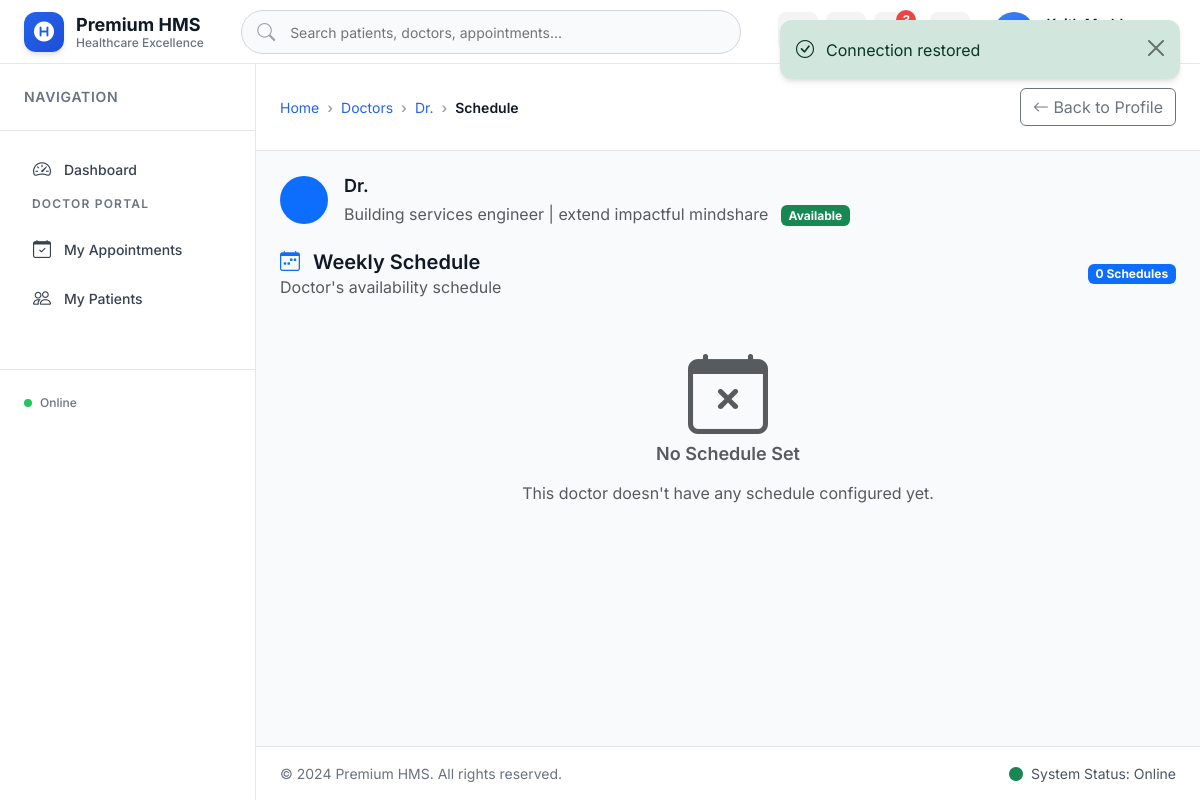
Screenshot of /doctors/1/schedule/ (signed in) with the database file from the repository.
### core/models.py (models this page shows, shortened)
class User(AbstractBaseUser, PermissionsMixin):
    ROLES = (
        ('ADMIN', 'Admin'),
        ('DOCTOR', 'Doctor'),
        ('PATIENT', 'Patient')
    )
    email = models.EmailField(_('email address'), unique=True)
    first_name = models.CharField(_('first name'), max_length=150, blank=True)
    last_name = models.CharField(_('last name'), max_length=150, blank=True)
    role = models.CharField(max_length=7, choices=ROLES, default='PATIENT')
    phone_number = models.CharField(max_length=20, blank=True)
    birth_date = models.DateField(null=True, blank=True)
    address = models.TextField(blank=True)
    is_staff = models.BooleanField(default=False)
    is_active = models.BooleanField(default=True)
    date_joined = models.DateTimeField(auto_now_add=True)
    USERNAME_FIELD = 'email'
    REQUIRED_FIELDS = []
    objects = UserManager()
    def get_full_name(self):
        return f"{self.first_name} {self.last_name}".strip()

### doctors/models.py (models this page shows, shortened)
class DoctorProfile(models.Model):
    SPECIALIZATIONS = [
        ('CARDIOLOGY', 'Cardiology'),
        ('NEUROLOGY', 'Neurology'),
        ('PEDIATRICS', 'Pediatrics'),
        ('ORTHOPEDICS', 'Orthopedics'),
        ('DERMATOLOGY', 'Dermatology'),
        ('OPHTHALMOLOGY', 'Ophthalmology'),
        ('GYNECOLOGY', 'Gynecology'),
        ('PSYCHIATRY', 'Psychiatry'),
        ('GENERAL', 'General Medicine'),
        ('SURGERY', 'General Surgery'),
        ('ENT', 'Ear, Nose & Throat'),
        ('DENTISTRY', 'Dentistry'),
    ]
    user = models.OneToOneField(
        settings.AUTH_USER_MODEL,
        on_delete=models.CASCADE,
        related_name='doctor_profile'
    )
    doctor_id = models.CharField(max_length=10, unique=True, editable=False)
    specialization = models.CharField(max_length=20, choices=SPECIALIZATIONS)
    department = models.ForeignKey(
        Department,
        on_delete=models.CASCADE,
        related_name='doctor_profiles'
    )
    license_number = models.CharField(max_length=50, unique=True)
    experience_years = models.PositiveIntegerField(default=0)
    qualification = models.CharField(max_length=200)
    consultation_fee = models.DecimalField(max_digits=10, decimal_places=2, default=0.00)
    bio = models.TextField(blank=True, help_text="Brief description about the doctor")
    is_available = models.BooleanField(default=True)
    created_at = models.DateTimeField(auto_now_add=True)
    updated_at = models.DateTimeField(auto_now=True)
    class Meta:
        ordering = ['user__first_name', 'user__last_name']
        indexes = [
            models.Index(fields=['doctor_id']),
            models.Index(fields=['specialization']),
            models.Index(fields=['department']),
        ]

class Department(models.Model):
    name = models.CharField(max_length=100, unique=True)
    description = models.TextField(blank=True)
    head = models.ForeignKey(
        'DoctorProfile',
        on_delete=models.SET_NULL,
        null=True,
        blank=True,
        related_name='headed_departments'
    )
    created_at = models.DateTimeField(auto_now_add=True)
    class Meta:
        ordering = ['name']

### doctors/views.py (the view)
# urls.py: path('<int:pk>/schedule/', views.DoctorScheduleView.as_view(), name='doctor_schedule'),
class DoctorScheduleView(LoginRequiredMixin, TemplateView):
    template_name = 'doctors/doctor_schedule.html'
    def get_context_data(self, **kwargs):
        context = super().get_context_data(**kwargs)
        doctor = get_object_or_404(DoctorProfile, pk=self.kwargs['pk'])
        schedule = Schedule.objects.filter(
            doctor=doctor,
            is_active=True
        ).order_by('day_of_week', 'start_time')
        context.update({
            'doctor': doctor,
            'schedule': schedule,
            'weekdays': ['Monday', 'Tuesday', 'Wednesday', 'Thursday', 'Friday', 'Saturday', 'Sunday']
        })
        return context

### templates/doctors/doctor_schedule.html (shortened to what this page needs)
{% extends 'base.html' %}
{% load static %}
{% block breadcrumb %}
<li class="breadcrumb-item"><a href="{% url 'doctors:doctor_list' %}">Doctors</a></li>
<li class="breadcrumb-item"><a href="{% url 'doctors:doctor_detail' doctor.pk %}">Dr. {{ doctor.user.get_full_name }}</a></li>
<li class="breadcrumb-item active">Schedule</li>
{% endblock %}
{% block page_actions %}
<a href="{% url 'doctors:doctor_detail' doctor.pk %}" class="btn btn-outline-secondary">
    <i class="bi bi-arrow-left"></i> Back to Profile
</a>
{% endblock %}
{% block content %}
<div class="row">
    <div class="col-12">
        <div class="premium-card mb-4">
            <div class="card-body">
                <div class="d-flex align-items-center">
                    <div class="avatar-wrapper me-3">
                        <div class="avatar bg-primary text-white">
                        </div>
                    </div>
                    <div>
                        <h5 class="mb-1">Dr. {{ doctor.user.get_full_name }}</h5>
                        <p class="text-muted mb-0">
                            {{ doctor.specialization }} | {{ doctor.department.name }}
                            {% if doctor.is_available %}
                                <span class="badge bg-success ms-2">Available</span>
                            {% else %}
                                <span class="badge bg-secondary ms-2">Unavailable</span>
                            {% endif %}
                        </p>
                    </div>
                </div>
            </div>
        </div>
        <div class="premium-card">
            <div class="card-header">
                <div class="d-flex align-items-center justify-content-between">
                    <div>
                        <h4 class="card-title mb-0">
                            <i class="bi bi-calendar-week text-primary me-2"></i>
                            Weekly Schedule
                        </h4>
                        <p class="card-subtitle text-muted mb-0">Doctor's availability schedule</p>
                    </div>
                    <span class="badge bg-primary">{{ schedule|length }} Schedule{{ schedule|length|pluralize }}</span>
                </div>
            </div>
            <div class="card-body">
                {% if schedule %}
                    <div class="schedule-grid">
                        {% for day_name in weekdays %}
                        <div class="schedule-day">
                            <div class="day-header">
                                <h6 class="day-name">{{ day_name }}</h6>
                            </div>
                            <div class="day-schedule">
                                {% for slot in schedule %}
                                    {% if slot.get_day_of_week_display == day_name %}
                                    <div class="schedule-slot {% if slot.is_active %}active{% else %}inactive{% endif %}">
                                        <div class="slot-time">
                                            <i class="bi bi-clock me-1"></i>
                                            {{ slot.start_time|time:"H:i" }} - {{ slot.end_time|time:"H:i" }}
                                        </div>
                                        <div class="slot-info">
                                            <small class="text-muted">
                                                Max {{ slot.max_appointments }} appointments
                                            </small>
                                        </div>
                                        {% if user.role == 'ADMIN' or user == doctor.user %}
                                        <div class="slot-actions">
                                            <button class="btn btn-sm btn-outline-primary" onclick="editSchedule({{ slot.id }})">
                                                <i class="bi bi-pencil"></i>
                                            </button>
                                            <button class="btn btn-sm btn-outline-danger" onclick="deleteSchedule({{ slot.id }})">
                                                <i class="bi bi-trash"></i>
                                            </button>
                                        </div>
                                        {% endif %}
                                    </div>
                                    {% endif %}
                                {% empty %}
                                    <div class="no-schedule">
                                        <small class="text-muted">No schedule</small>
                                    </div>
                                {% endfor %}
                            </div>
                        </div>
                        {% endfor %}
                    </div>
                {% else %}
                    <div class="empty-state text-center py-5">
                        <i class="bi bi-calendar-x display-1 text-muted mb-3"></i>
                        <h5 class="text-muted">No Schedule Set</h5>
                        <p class="text-muted mb-4">This doctor doesn't have any schedule configured yet.</p>
                    </div>
                {% endif %}
            </div>
        </div>
    </div>
</div>
{% endblock %}

### templates/base.html (shortened to what this page needs)
{% load static %}
<!DOCTYPE html>
<html lang="en" data-theme="light">
<head>
    <link href="https://cdn.jsdelivr.net/npm/bootstrap@5.3.2/dist/css/bootstrap.min.css" rel="stylesheet">
    <link rel="stylesheet" href="https://cdn.jsdelivr.net/npm/bootstrap-icons@1.11.2/font/bootstrap-icons.css">
    <link rel="stylesheet" href="https://cdnjs.cloudflare.com/ajax/libs/font-awesome/6.5.1/css/all.min.css">
    <link rel="stylesheet" href="{% static 'css/premium-core.css' %}?v=1.0">
    <link rel="stylesheet" href="{% static 'css/premium-components.css' %}?v=1.0">
    <link rel="stylesheet" href="{% static 'css/premium-animations.css' %}?v=1.0">
</head>
<body class="premium-body">
    <nav class="premium-navbar" id="mainNavbar">
        <div class="navbar-container">
            <div class="navbar-brand-section">
                <a href="{% url 'core:dashboard' %}" class="premium-brand">
                    <div class="brand-icon">
                        <i class="fas fa-hospital-symbol"></i>
                    </div>
                    <div class="brand-text">
                        <span class="brand-name">Premium HMS</span>
                        <span class="brand-tagline">Healthcare Excellence</span>
                    </div>
                </a>
            </div>
            <div class="navbar-search-section">
                <div class="premium-search">
                    <input type="text" placeholder="Search patients, doctors, appointments..." class="search-input" id="globalSearch">
                </div>
            </div>
            <div class="navbar-actions-section">
                <div class="quick-actions">
                    {% if user.is_authenticated %}
                        {% if user.role == 'ADMIN' or user.role == 'DOCTOR' %}
                        <a href="{% url 'appointments:appointment_create' %}" class="action-btn" data-bs-toggle="tooltip" title="New Appointment">
                            <i class="bi bi-calendar-plus"></i>
                        </a>
                        {% elif user.role == 'PATIENT' %}
                        <a href="{% url 'appointments:book_appointment' %}" class="action-btn" data-bs-toggle="tooltip" title="Book Appointment">
                            <i class="bi bi-calendar-plus"></i>
                        </a>
                        {% endif %}
                        <button class="action-btn emergency-btn" data-bs-toggle="modal" data-bs-target="#emergencyModal" data-bs-toggle="tooltip" title="Emergency Alert">
                            <i class="bi bi-exclamation-triangle"></i>
                        </button>
                        <button class="action-btn notification-btn" data-bs-toggle="dropdown" data-bs-toggle="tooltip" title="Notifications">
                            <i class="bi bi-bell"></i>
                            <span class="notification-badge">3</span>
                        </button>
                    {% endif %}
                </div>
                <button class="theme-toggle" id="themeToggle" data-bs-toggle="tooltip" title="Toggle Theme">
                    <i class="bi bi-sun-fill light-icon"></i>
                </button>
                <div class="user-profile-dropdown">
                    <button class="user-profile-btn" data-bs-toggle="dropdown">
                        <div class="user-avatar">
                        </div>
                        <div class="user-info">
                            <span class="user-name">{{ user.get_full_name|default:user.email }}</span>
                            <span class="user-role">{{ user.role|default:"User" }}</span>
                        </div>
                        <i class="bi bi-chevron-down dropdown-arrow"></i>
                    </button>
                </div>
            </div>
        </div>
    </nav>
    <aside class="premium-sidebar" id="premiumSidebar">
        <div class="sidebar-header">
            <h6 class="sidebar-title">Navigation</h6>
        </div>
        <nav class="sidebar-nav">
            {% if user.is_authenticated %}
                <a href="{% url 'core:dashboard' %}" class="nav-item active">
                    <div class="nav-icon">
                        <i class="bi bi-speedometer2"></i>
                    </div>
                    <span class="nav-text">Dashboard</span>
                </a>
                {% if user.role == 'DOCTOR' %}
                    <div class="nav-section">
                        <h6 class="section-title">Doctor Portal</h6>
                        <a href="{% url 'appointments:my_appointments' %}" class="nav-item">
                            <div class="nav-icon">
                                <i class="bi bi-calendar-check"></i>
                            </div>
                            <span class="nav-text">My Appointments</span>
                        </a>
                        <a href="{% url 'patients:patient_list' %}" class="nav-item">
                            <div class="nav-icon">
                                <i class="bi bi-people"></i>
                            </div>
                            <span class="nav-text">My Patients</span>
                        </a>
                    </div>
                {% endif %}
            {% endif %}
        </nav>
        <div class="sidebar-footer">
            <div class="user-status">
                <div class="status-indicator online"></div>
                <span class="status-text">Online</span>
            </div>
        </div>
    </aside>
    <main class="premium-main" id="premiumMain">
        <div class="content-header">
            <div class="breadcrumb-section">
                <nav aria-label="breadcrumb">
                    <ol class="breadcrumb premium-breadcrumb">
                        <li class="breadcrumb-item"><a href="{% url 'core:dashboard' %}">Home</a></li>
                        {% block breadcrumb %}{% endblock %}
                    </ol>
                </nav>
            </div>
            <div class="page-actions">
                {% block page_actions %}{% endblock %}
            </div>
        </div>
        <div class="content-body">
            {% block content %}{% endblock %}
        </div>
    </main>
    <footer class="premium-footer">
        <div class="footer-content">
            <div class="footer-section">
                <p>&copy; 2024 Premium HMS. All rights reserved.</p>
            </div>
            <div class="footer-section">
                <span class="footer-status">
                </span>
            </div>
        </div>
    </footer>
    <div class="notification-container" id="notificationContainer"></div>
</body>
</html>

### rows the page displays
User: get_full_name "Keith Madden"
DoctorProfile: specialization "Building services engineer", department.name "extend impactful mindshare"

### other values shown
{{ schedule|length }} "0"
